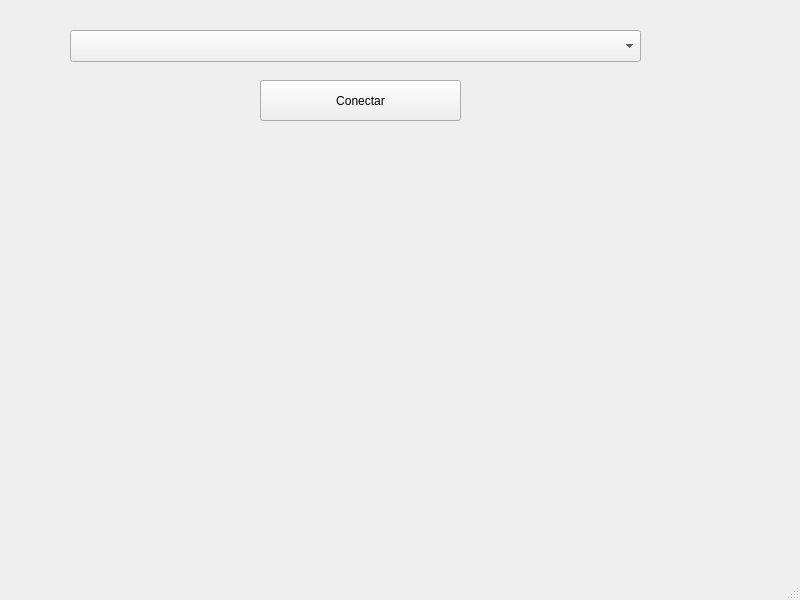
<?xml version="1.0" encoding="UTF-8"?>
<ui version="4.0">
 <class>MainWindow</class>
 <widget class="QMainWindow" name="MainWindow">
  <property name="geometry">
   <rect>
    <x>0</x>
    <y>0</y>
    <width>800</width>
    <height>600</height>
   </rect>
  </property>
  <property name="windowTitle">
   <string>MainWindow</string>
  </property>
  <widget class="QWidget" name="centralwidget">
   <widget class="QComboBox" name="comboBox_ports">
    <property name="geometry">
     <rect>
      <x>70</x>
      <y>30</y>
      <width>571</width>
      <height>32</height>
     </rect>
    </property>
   </widget>
   <widget class="QPushButton" name="pushButton_conectar">
    <property name="geometry">
     <rect>
      <x>260</x>
      <y>80</y>
      <width>201</width>
      <height>41</height>
     </rect>
    </property>
    <property name="text">
     <string>Conectar</string>
    </property>
   </widget>
   <widget class="PlotWidget" name="widget_plot" native="true">
    <property name="geometry">
     <rect>
      <x>70</x>
      <y>210</y>
      <width>551</width>
      <height>251</height>
     </rect>
    </property>
   </widget>
  </widget>
  <widget class="QMenuBar" name="menubar">
   <property name="geometry">
    <rect>
     <x>0</x>
     <y>0</y>
     <width>800</width>
     <height>33</height>
    </rect>
   </property>
  </widget>
  <widget class="QStatusBar" name="statusbar"/>
 </widget>
 <customwidgets>
  <customwidget>
   <class>PlotWidget</class>
   <extends>QWidget</extends>
   <header>pyqtgraph</header>
   <container>1</container>
  </customwidget>
 </customwidgets>
 <resources/>
 <connections/>
</ui>
